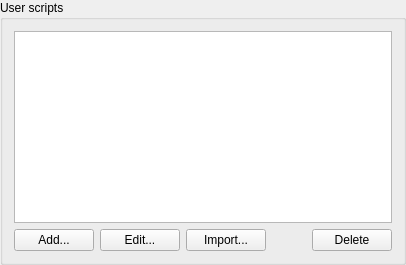
           <widget class="QGroupBox" name="groupBoxUserscripts">
            <property name="title">
             <string>User scripts</string>
            </property>
            <layout class="QVBoxLayout" name="verticalLayout_41">
             <item>
              <widget class="QListWidget" name="listUserScripts"/>
             </item>
             <item>
              <layout class="QHBoxLayout" name="horizontalLayout_33">
               <item>
                <widget class="QPushButton" name="buttonUserScriptAdd">
                 <property name="text">
                  <string>Add...</string>
                 </property>
                </widget>
               </item>
               <item>
                <widget class="QPushButton" name="buttonUserScriptEdit">
                 <property name="text">
                  <string>Edit...</string>
                 </property>
                </widget>
               </item>
               <item>
                <widget class="QPushButton" name="buttonUserScriptImport">
                 <property name="text">
                  <string>Import...</string>
                 </property>
                </widget>
               </item>
               <item>
                <spacer name="horizontalSpacer_9">
                 <property name="orientation">
                  <enum>Qt::Orientation::Horizontal</enum>
                 </property>
                 <property name="sizeHint" stdset="0">
                  <size>
                   <width>40</width>
                   <height>20</height>
                  </size>
                 </property>
                </spacer>
               </item>
               <item>
                <widget class="QPushButton" name="buttonUserScriptDelete">
                 <property name="text">
                  <string>Delete</string>
                 </property>
                </widget>
               </item>
              </layout>
             </item>
            </layout>
           </widget>
